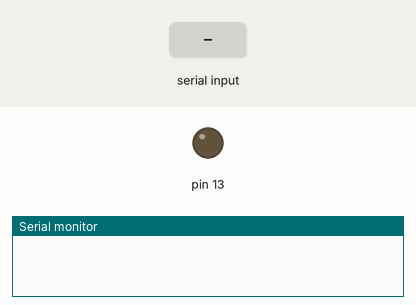
A sketch run on a simulated Arduino Uno, built with avr-gcc and run on an emulated ATmega328P. Shown: output pins drawn as LEDs (lit = HIGH), the last lines printed to the serial monitor. The inputs (shaded band) are chosen by the test bench.

Above: at 1.2 s.
1.3 s: "1" received over Serial
At 2.5 s:
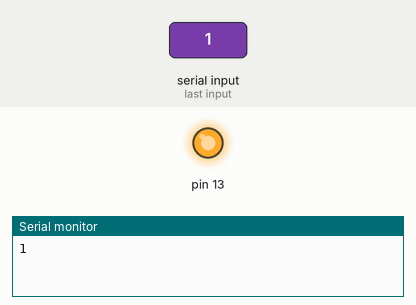
2.8 s: "2" received over Serial
At 3.8 s:
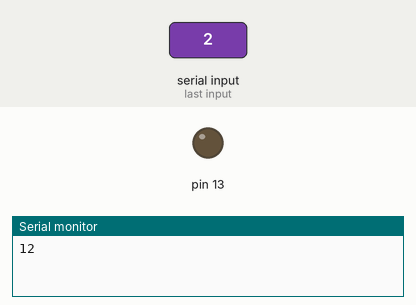
Timing chart, 0 to 5.8 s (numbered marks = the images above; inputs shaded):
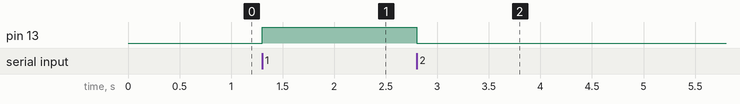

Measured:
- after the input at 1.3 s, pin 13: LOW → HIGH at once
- after the input at 2.8 s, pin 13: HIGH → LOW at once

The sketch:

serial.ino
```cpp
char c="";
void setup() {
  // put your setup code here, to run once:
  Serial.begin(9600);
  pinMode(13,OUTPUT);
}

void loop() {
  // put your main code here, to run repeatedly:
  if(Serial.available() >0){
    c=Serial.read();
    Serial.print(c);
    if(c=='1'){
        digitalWrite(13,1);
      }
    else if(c=='2'){
        digitalWrite(13,0);
      }
      delay(500);
  }
}
```
